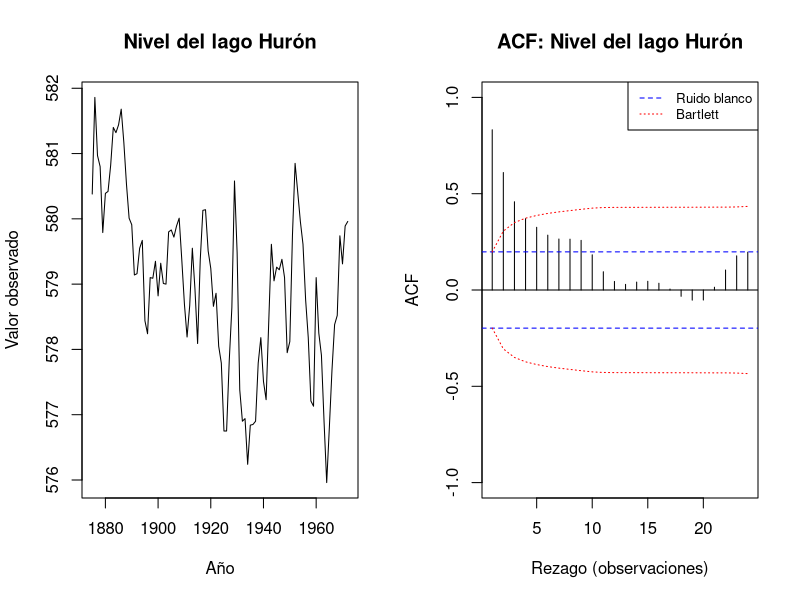
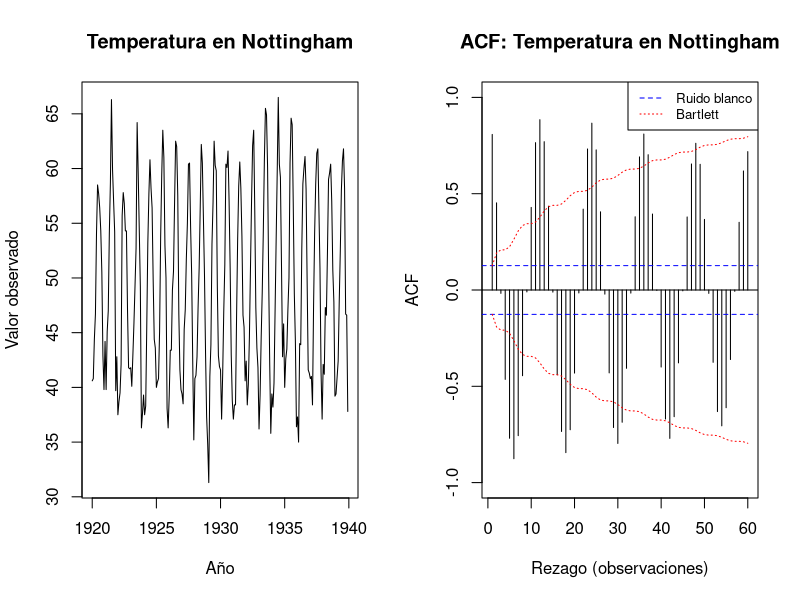
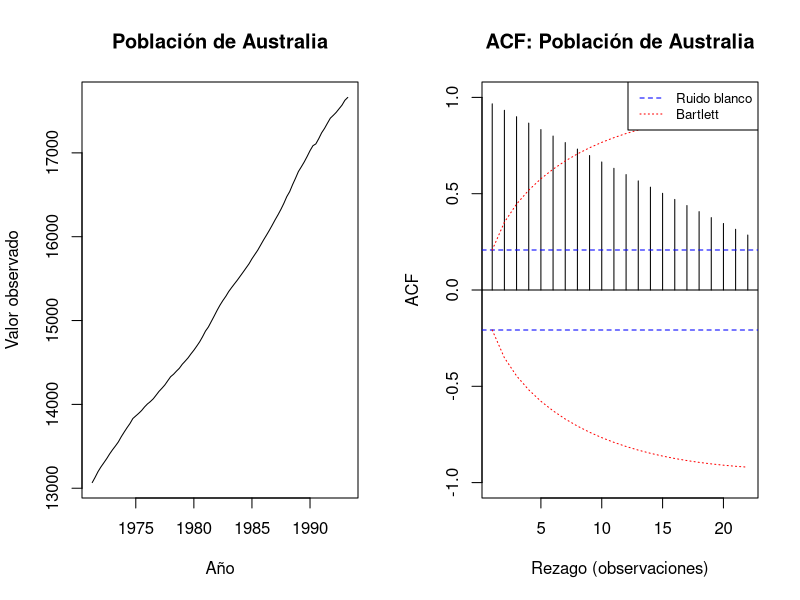
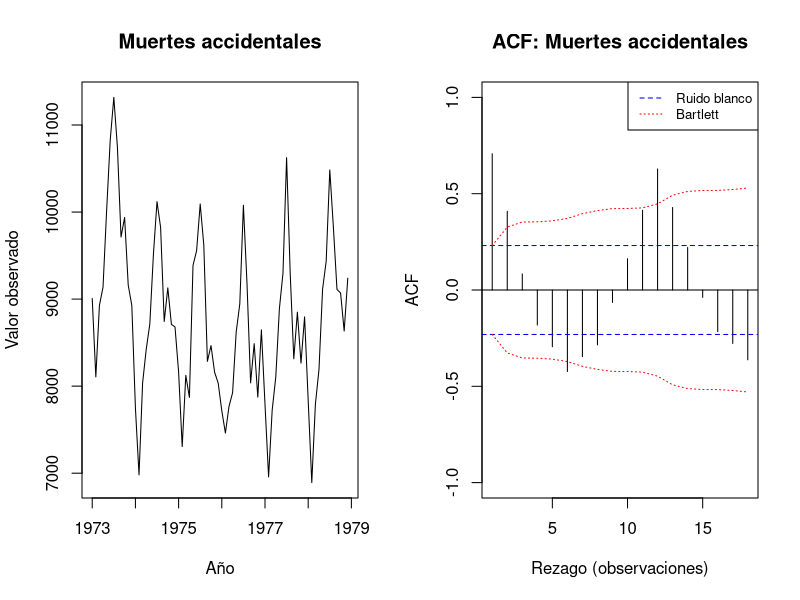
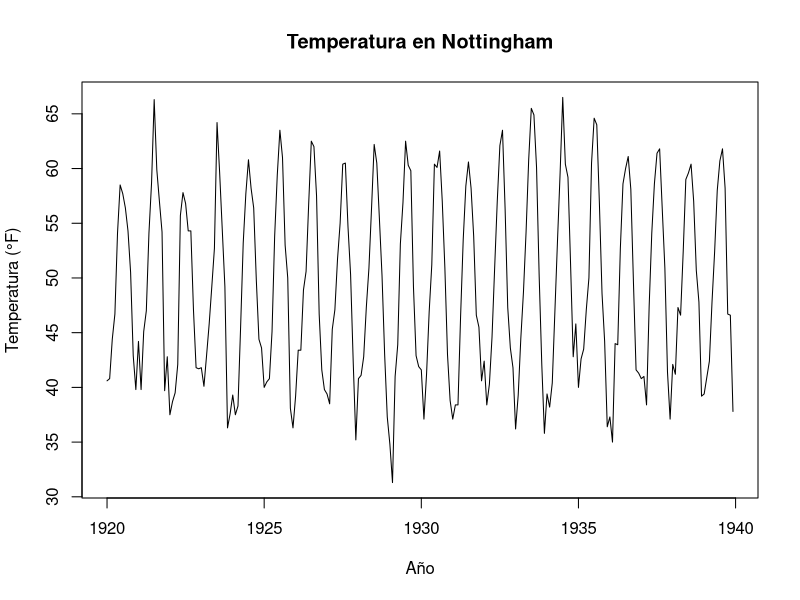
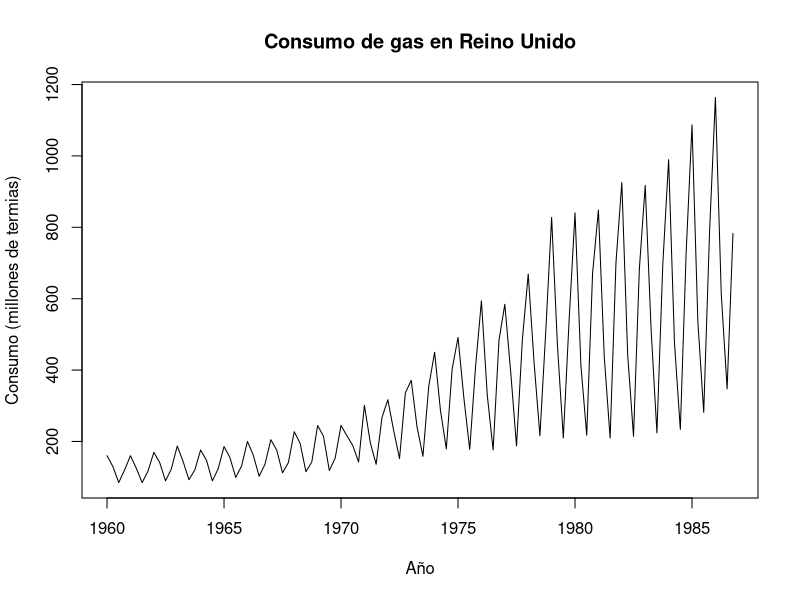
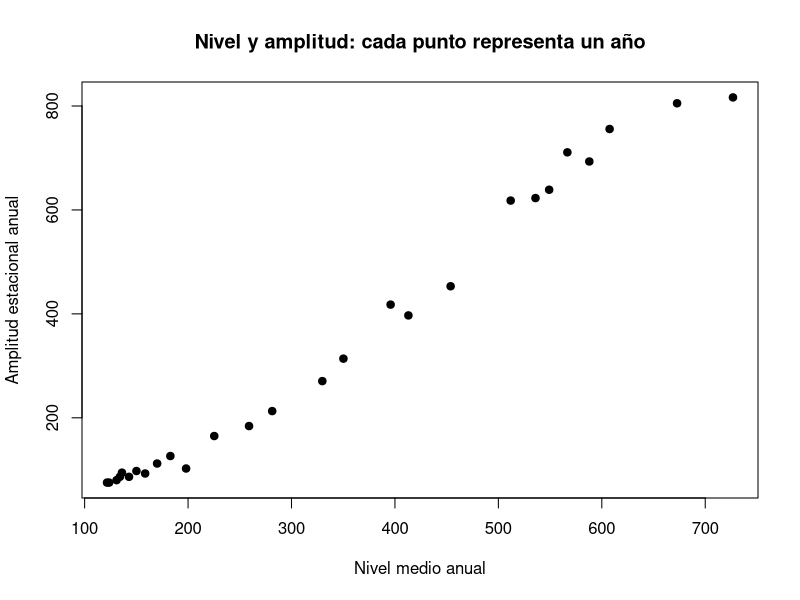
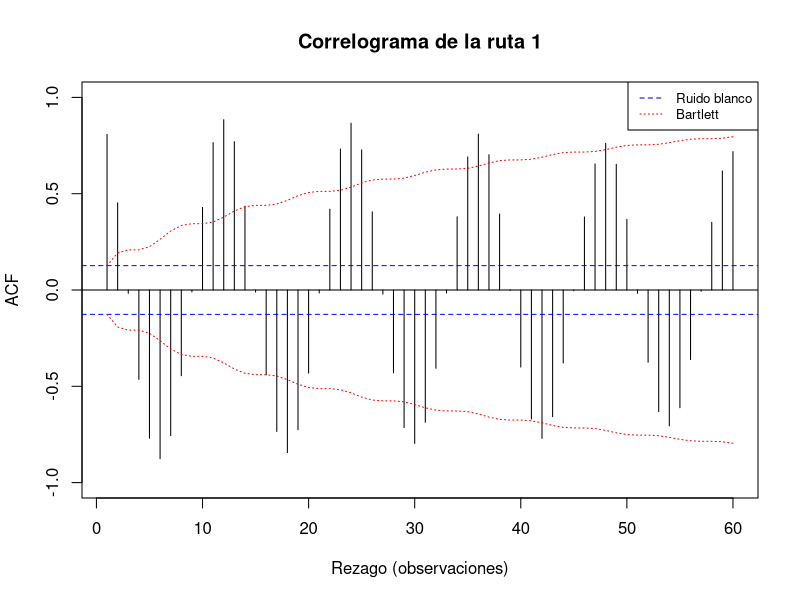

Generate these figures, in order, with R:
## ---- chunk 1
# knitr controla la presentación de los bloques y sus resultados.
# echo = TRUE conserva el código para poder leerlo junto con sus comentarios.
# Los avisos se mantienen visibles para detectar dificultades durante el ajuste.
knitr::opts_chunk$set(echo = TRUE, warning = TRUE, message = FALSE, results = "asis",
                      fig.width = 9, fig.height = 5)
options(digits = 6)
## ---- chunk 2
# Esta primera función se crea para presentar todas las tablas del informe de la
# misma manera. El objeto tabla es el parámetro de entrada: cuando se llame a la
# función, recibirá como argumento un data.frame con los resultados que se desean
# mostrar. La función no modifica los cálculos; solamente organiza su presentación.
mostrar_tabla <- function(tabla) {
  # cat imprime texto directamente en el documento. Los dos saltos de línea,
  # representados por "\n\n", separan la tabla del contenido anterior para que
  # Markdown pueda reconocerla y dibujarla correctamente en el archivo HTML.
  cat("\n\n")

  # knitr::kable convierte el data.frame recibido en una tabla compatible con
  # Markdown. En esta llamada, tabla es el argumento que contiene los datos;
  # digits = 4 pide mostrar cuatro cifras decimales y row.names = FALSE evita
  # agregar una columna innecesaria con los números de las filas.
  # print envía al documento la tabla que kable acaba de construir.
  print(knitr::kable(tabla, digits = 4, row.names = FALSE))

  # Se dejan otros dos saltos de línea para separar la tabla del texto siguiente.
  cat("\n\n")
}

# Esta función construye el correlograma con las dos bandas de confianza pedidas.
# Tiene tres parámetros: serie recibe las observaciones; m fija el mayor rezago
# que se dibujará; y titulo recibe el texto que aparecerá encima del gráfico.
graficar_acf <- function(serie, m, titulo) {
  # as.numeric elimina atributos de calendario y deja únicamente los valores.
  # El vector resultante se guarda en valores porque la ACF necesita operar con
  # las observaciones numéricas, no con las etiquetas temporales de la serie.
  valores <- as.numeric(serie)

  # length cuenta las observaciones disponibles. El tamaño n se reutiliza en las
  # fórmulas de las bandas: cuanto mayor sea n, más estrechos serán sus límites.
  n <- length(valores)

  # stats::acf calcula las autocorrelaciones desde el rezago cero hasta m.
  # lag.max = m establece el último rezago; plot = FALSE evita que acf produzca
  # su gráfico automático, porque aquí se construirá uno con ambas bandas.
  # $acf extrae las correlaciones del resultado, as.numeric las vuelve un vector
  # sencillo y [-1] retira el rezago cero, cuya autocorrelación siempre es uno.
  r <- as.numeric(stats::acf(valores, lag.max = m, plot = FALSE)$acf)[-1]

  # seq_along crea los números 1, 2, ..., m. Estos valores serán las posiciones
  # horizontales de las autocorrelaciones almacenadas en r.
  rezagos <- seq_along(r)

  # qnorm(0.975) devuelve aproximadamente 1.96, el valor crítico normal usado
  # para una confianza del 95 %. Al dividirlo entre sqrt(n) se obtiene la banda
  # constante asociada con la aproximación de ruido blanco.
  blanca <- stats::qnorm(0.975) / sqrt(n)

  # cumsum(r^2) acumula los cuadrados de las autocorrelaciones. Se antepone un
  # cero porque, para calcular la banda de Bartlett del rezago k, solo se usan
  # r_1, ..., r_(k-1), es decir, no se incluye la correlación del propio rezago.
  previas <- c(0, cumsum(r^2))[seq_along(r)]

  # La fórmula de Bartlett produce un límite diferente en cada rezago. El objeto
  # bartlett es, por tanto, un vector con tantos límites como elementos tiene r.
  bartlett <- stats::qnorm(0.975) * sqrt((1 + 2 * previas) / n)

  # plot dibuja cada autocorrelación como una barra vertical porque type = "h".
  # ylim reúne los límites necesarios para que las barras y las dos bandas sean
  # visibles. main, xlab y ylab definen el título y los nombres de los ejes.
  plot(rezagos, r, type = "h",
       ylim = range(-1, 1, -bartlett, bartlett),
       main = titulo, xlab = "Rezago (observaciones)", ylab = "ACF")

  # abline añade primero la referencia horizontal de autocorrelación igual a cero.
  abline(h = 0)

  # Esta segunda llamada añade los límites positivo y negativo de ruido blanco.
  # col = "blue" los pinta de azul y lty = 2 utiliza líneas discontinuas.
  abline(h = c(-blanca, blanca), col = "blue", lty = 2)

  # lines incorpora los límites superior e inferior de Bartlett. Se dibujan por
  # separado porque cambian con el rezago; lty = 3 los diferencia visualmente.
  lines(rezagos, bartlett, col = "red", lty = 3)
  lines(rezagos, -bartlett, col = "red", lty = 3)

  # legend identifica las dos clases de bandas. "topright" fija la posición;
  # col y lty reproducen sus colores y trazos; cex = 0.8 reduce el texto al 80 %.
  legend("topright", c("Ruido blanco", "Bartlett"),
         col = c("blue", "red"), lty = c(2, 3), cex = 0.8)
}

# Esta función aplica Ljung-Box y devuelve sus resultados en una sola fila.
# valores recibe la serie que se evaluará; m indica el número máximo de rezagos;
# y p representa cuántos parámetros estimados deben descontarse de los grados de
# libertad. p = 0 es el valor predeterminado si no se entrega otro argumento.
resultado_ljung <- function(valores, m, p = 0) {
  # Box.test realiza la prueba. x recibe la serie como vector numérico; lag = m
  # define hasta qué rezago se examina la autocorrelación conjunta; type selecciona
  # el estadístico de Ljung-Box; y fitdf = p descuenta los parámetros estimados.
  # El objeto prueba conserva el estadístico Q, sus grados de libertad y el valor p.
  prueba <- stats::Box.test(
    x = as.numeric(valores), lag = m, type = "Ljung-Box", fitdf = p
  )

  # data.frame organiza el resultado para unirlo después con otras series.
  # unname elimina nombres internos que no se necesitan en las celdas. format.pval
  # presenta el valor p con cuatro cifras y eps evita imprimir un cero exacto cuando
  # el resultado es extremadamente pequeño.
  data.frame(n = length(valores), m = m, parametros_descontados = p,
             gl = unname(prueba$parameter), Q = unname(prueba$statistic),
             valor_p = format.pval(prueba$p.value, digits = 4, eps = 1e-12))
}

# Esta función reúne los métodos candidatos y devuelve sus pronósticos.
# entrenamiento contiene únicamente los datos conocidos en un origen; s indica
# cuántas observaciones forman un ciclo estacional; metodo es el nombre del modelo
# que se debe aplicar; y h es el horizonte, cuyo valor predeterminado es un periodo.
pronosticar_metodo <- function(entrenamiento, s, metodo, h = 1) {
  # n cuenta el tamaño de la muestra de entrenamiento. seq_len(h) produce las
  # posiciones 1, ..., h; al sumarlas a n se obtienen los índices futuros.
  n <- length(entrenamiento)
  futuro <- n + seq_len(h)

  # Si se solicita el método ingenuo estacional, tail extrae el ciclo más reciente.
  # rep lo repite hasta completar h pronósticos y return termina aquí la función.
  if (metodo == "Ingenuo estacional") {
    return(rep(tail(entrenamiento, s), length.out = h))
  }

  # %in% comprueba si el nombre pertenece a una de las dos variantes de
  # Holt-Winters. El if interno traduce ese nombre al argumento que exige la función.
  if (metodo %in% c("HW aditivo", "HW multiplicativo")) {
    tipo <- if (metodo == "HW aditivo") "additive" else "multiplicative"

    # ts convierte el vector en serie temporal y frequency = s registra su periodo.
    # HoltWinters estima nivel, tendencia y estacionalidad usando exclusivamente el
    # entrenamiento; seasonal = tipo elige la forma aditiva o multiplicativa.
    ajuste <- stats::HoltWinters(
      x = stats::ts(entrenamiento, frequency = s), seasonal = tipo
    )

    # predict obtiene h valores futuros mediante n.ahead = h. as.numeric elimina
    # atributos adicionales y return entrega únicamente el vector de pronósticos.
    return(as.numeric(stats::predict(ajuste, n.ahead = h)))
  }

  # Para las regresiones se crea una tabla con tres columnas: y almacena la
  # respuesta observada, t representa el tiempo y q identifica la estación.
  # factor transforma q en una variable categórica y levels = seq_len(s) conserva
  # exactamente las mismas s estaciones en entrenamiento y pronóstico.
  datos <- data.frame(
    y = entrenamiento, t = seq_len(n),
    q = factor((seq_len(n) - 1) %% s + 1, levels = seq_len(s))
  )

  # nuevos contiene las posiciones que se desean pronosticar. No incluye y porque
  # esos valores todavía son desconocidos; sí conserva t y la estación q.
  nuevos <- data.frame(
    t = futuro, q = factor((futuro - 1) %% s + 1, levels = seq_len(s))
  )

  # lm ajusta la regresión indicada por la fórmula. q - 1 estima una media propia
  # para cada estación sin añadir un intercepto general.
  if (metodo == "Medias estacionales") {
    ajuste <- stats::lm(y ~ q - 1, data = datos)

  # y ~ t + q combina una tendencia lineal temporal con efectos estacionales.
  } else if (metodo == "Tendencia y ficticias") {
    ajuste <- stats::lm(y ~ t + q, data = datos)

  # log(y) cambia la respuesta a escala logarítmica. Esta forma permite que los
  # cambios estacionales se interpreten de manera proporcional al nivel.
  } else if (metodo == "Log tendencia y ficticias") {
    ajuste <- stats::lm(log(y) ~ t + q, data = datos)

    # residuals extrae los errores del ajuste en escala logarítmica. exp los lleva
    # a escala multiplicativa y mean calcula el factor que corrige el sesgo causado
    # al regresar con exp a la escala original. Solo se usan datos de entrenamiento.
    factor_retransformacion <- mean(exp(stats::residuals(ajuste)))

    # predict calcula los valores logarítmicos para nuevos; exp devuelve la escala
    # original y la multiplicación aplica la corrección. return entrega el resultado.
    return(as.numeric(exp(stats::predict(ajuste, newdata = nuevos))) *
             factor_retransformacion)
  } else {
    # stop detiene la ejecución con un mensaje si metodo no coincide con ningún
    # nombre permitido. Así se evita producir silenciosamente un resultado incorrecto.
    stop("Nombre de método no reconocido.")
  }

  # Para los dos modelos lineales sin logaritmo, predict usa el ajuste y las filas
  # de nuevos. as.numeric entrega los pronósticos como un vector sencillo.
  as.numeric(stats::predict(ajuste, newdata = nuevos))
}

# Esta función ejecuta la evaluación de origen móvil para una ruta completa.
# y es la serie numérica; s es su periodo; origenes contiene las últimas posiciones
# conocidas en cada evaluación; y metodos enumera los candidatos que se compararán.
evaluar_ruta <- function(y, s, origenes, metodos) {
  # matrix crea el espacio donde se guardarán los pronósticos. NA_real_ reserva
  # celdas numéricas aún vacías; cada fila corresponde a un origen y cada columna
  # a un método. dimnames asigna como etiquetas los orígenes y los nombres dados.
  pronosticos <- matrix(NA_real_, nrow = length(origenes),
                       ncol = length(metodos),
                       dimnames = list(origenes, metodos))

  # El primer ciclo recorre los orígenes. seq_along devuelve posiciones válidas
  # incluso si cambia la cantidad de orígenes; o guarda el origen actual.
  for (i in seq_along(origenes)) {
    o <- origenes[i]

    # seq_len(o) selecciona desde la primera observación hasta el origen actual.
    # Así la ventana crece, pero nunca utiliza información posterior al origen.
    entrenamiento <- y[seq_len(o)]

    # El segundo ciclo recorre todos los métodos bajo exactamente el mismo origen.
    # Cada modelo se vuelve a estimar y produce un pronóstico de horizonte uno.
    for (j in seq_along(metodos)) {
      pronosticos[i, j] <- pronosticar_metodo(
        entrenamiento, s, metodos[j], h = 1
      )
    }
  }

  # Cada origen o pronostica la observación o + 1. Por eso este vector contiene
  # los valores reales que se compararán fila por fila con la matriz de pronósticos.
  observados <- y[origenes + 1]

  # stopifnot verifica dos condiciones necesarias: todos los pronósticos deben ser
  # finitos y ningún observado puede ser cero, pues el MAPE divide entre ese valor.
  stopifnot(all(is.finite(pronosticos)), all(observados != 0))

  # Los errores siguen la convención declarada: observado menos pronosticado.
  # R resta observados a cada columna de la matriz y conserva su organización.
  errores <- observados - pronosticos

  # Se inicia una tabla vacía que recibirá una fila de medidas por cada método.
  medidas <- data.frame()

  # El ciclo calcula todas las medidas sobre los mismos orígenes para garantizar
  # una comparación justa entre los candidatos.
  for (j in seq_along(metodos)) {
    # e extrae la columna de errores perteneciente al método actual.
    e <- errores[, j]

    # rbind agrega una fila: RMSE penaliza más los errores grandes; MAD promedia
    # sus valores absolutos; y MAPE expresa el error absoluto en porcentaje del
    # observado. length(origenes) registra cuántos pronósticos fueron evaluados.
    medidas <- rbind(medidas, data.frame(
      Metodo = metodos[j], Origenes = length(origenes),
      RMSE = sqrt(mean(e^2)), MAD = mean(abs(e)),
      MAPE_porcentaje = 100 * mean(abs(e / observados))
    ))
  }

  # order devuelve el orden ascendente del RMSE. La primera fila corresponderá al
  # método con menor error; luego se eliminan los nombres automáticos de las filas.
  medidas <- medidas[order(medidas$RMSE), ]
  rownames(medidas) <- NULL

  # list reúne todos los productos para reutilizarlos más adelante. ganador guarda
  # el nombre ubicado en la primera fila de la tabla ya ordenada por RMSE.
  list(tabla = medidas, errores = errores, pronosticos = pronosticos,
       observados = observados, ganador = medidas$Metodo[1])
}
## ---- chunk 3
# Se conservan los objetos ts originales para mostrar años en los gráficos.
# as.numeric se usa solo cuando interesa la posición de cada observación.
series_A <- list(
  "Nivel del lago Hurón" = LakeHuron,
  "Temperatura en Nottingham" = nottem,
  "Población de Australia" = austres,
  "Muertes accidentales" = USAccDeaths
)
## ---- chunk 4
tabla_A <- data.frame()
for (nombre in names(series_A)) {
  serie <- series_A[[nombre]]
  n <- length(serie)
  s <- frequency(serie)
  # mfrow organiza la serie a la izquierda y su ACF a la derecha.
  par(mfrow = c(1, 2))
  plot(serie, main = nombre, xlab = "Año", ylab = "Valor observado")
  graficar_acf(serie, floor(n / 4), paste("ACF:", nombre))
  r <- as.numeric(stats::acf(as.numeric(serie),
                             lag.max = 2 * s, plot = FALSE)$acf)
  tabla_A <- rbind(tabla_A, data.frame(
    Serie = nombre, T = n, s = s, r1 = r[2], rs = r[s + 1],
    r2s = r[2 * s + 1]
  ))
}
par(mfrow = c(1, 1))
mostrar_tabla(tabla_A)
## ---- chunk 5
tabla_A_ljung <- data.frame()
for (nombre in names(series_A)) {
  tabla_A_ljung <- rbind(tabla_A_ljung, cbind(
    Serie = nombre, resultado_ljung(series_A[[nombre]], m = 24)
  ))
}
mostrar_tabla(tabla_A_ljung)
## ---- chunk 6
# Cada entrada contiene la serie, su frecuencia, sus orígenes y candidatos.
# Los orígenes son índices de la última observación conocida.
# 200:239 proporciona 40 pronósticos de Nottingham; 80:107, 28 de UKgas.
# La segunda selección permite también consultar el tramo citado en C.4.
rutas <- list(
  ruta1 = list(
    serie = nottem, s = 12, origenes = 200:239,
    metodos = c("Ingenuo estacional", "Medias estacionales",
                "Tendencia y ficticias", "HW aditivo")
  ),
  ruta2 = list(
    serie = UKgas, s = 4, origenes = 80:107,
    metodos = c("Ingenuo estacional", "Tendencia y ficticias",
                "Log tendencia y ficticias", "HW aditivo", "HW multiplicativo")
  )
)
evaluaciones <- list()
## ---- chunk 7
# Se seleccionan los datos de esta ruta y se conserva su calendario.
ruta <- rutas$ruta1
serie <- ruta$serie
y <- as.numeric(serie)
s <- ruta$s
plot(serie, main = "Temperatura en Nottingham",
     xlab = "Año", ylab = "Temperatura (°F)")
## ---- chunk 8
# Se seleccionan los datos de esta ruta y se conserva su calendario.
ruta <- rutas$ruta2
serie <- ruta$serie
y <- as.numeric(serie)
s <- ruta$s
plot(serie, main = "Consumo de gas en Reino Unido",
     xlab = "Año", ylab = "Consumo (millones de termias)")
## ---- chunk 9
# Cada fila de la matriz guarda los cuatro trimestres de un año.
# rowMeans obtiene el nivel medio; apply con MARGIN = 1 recorre las filas.
datos_anuales <- matrix(y, ncol = s, byrow = TRUE)
resumen_anual <- data.frame(
  Anio = unique(floor(as.numeric(time(serie)))),
  Nivel = rowMeans(datos_anuales),
  Amplitud = apply(datos_anuales, MARGIN = 1,
                  FUN = function(valores) max(valores) - min(valores))
)
mostrar_tabla(resumen_anual)
plot(resumen_anual$Nivel, resumen_anual$Amplitud, pch = 19,
     xlab = "Nivel medio anual", ylab = "Amplitud estacional anual",
     main = "Nivel y amplitud: cada punto representa un año")
mostrar_tabla(data.frame(Correlacion = cor(resumen_anual$Nivel,
                                          resumen_anual$Amplitud)))
## ---- chunk 10
# Se recuperan los datos de la ruta 1 para avanzar en paralelo por pasos.
ruta <- rutas$ruta1
serie <- ruta$serie
y <- as.numeric(serie)
s <- ruta$s

graficar_acf(y, floor(length(y) / 4), "Correlograma de la ruta 1")
# Se solicitan cuatro múltiplos del período estacional.
# Se suma 1 para saltar la posición del rezago cero.
rezagos <- s * 1:4
r <- as.numeric(stats::acf(y, lag.max = 4 * s, plot = FALSE)$acf)
mostrar_tabla(data.frame(Rezago = rezagos, ACF = r[rezagos + 1]))
mostrar_tabla(resultado_ljung(y, m = 4 * s))
## ---- chunk 11
# Se recuperan los datos de la ruta 2 para avanzar en paralelo por pasos.
ruta <- rutas$ruta2
serie <- ruta$serie
y <- as.numeric(serie)
s <- ruta$s

graficar_acf(y, floor(length(y) / 4), "Correlograma de la ruta 2")
# Se solicitan cuatro múltiplos del período estacional.
# Se suma 1 para saltar la posición del rezago cero.
rezagos <- s * 1:4
r <- as.numeric(stats::acf(y, lag.max = 4 * s, plot = FALSE)$acf)
mostrar_tabla(data.frame(Rezago = rezagos, ACF = r[rezagos + 1]))
mostrar_tabla(resultado_ljung(y, m = 4 * s))
## ---- chunk 12
# Se recuperan los datos de la ruta 1 para avanzar en paralelo por pasos.
ruta <- rutas$ruta1
serie <- ruta$serie
y <- as.numeric(serie)
s <- ruta$s

# El origen o usa los primeros o datos y evalúa exclusivamente el dato o+1.
origenes <- ruta$origenes
mostrar_tabla(data.frame(
  Primer_origen = min(origenes), Ultimo_origen = max(origenes),
  Numero_origenes = length(origenes), Horizonte = 1,
  Primer_dato_evaluado = min(origenes) + 1,
  Ultimo_dato_evaluado = max(origenes) + 1
))
## ---- chunk 13
# Se recuperan los datos de la ruta 2 para avanzar en paralelo por pasos.
ruta <- rutas$ruta2
serie <- ruta$serie
y <- as.numeric(serie)
s <- ruta$s

# El origen o usa los primeros o datos y evalúa exclusivamente el dato o+1.
origenes <- ruta$origenes
mostrar_tabla(data.frame(
  Primer_origen = min(origenes), Ultimo_origen = max(origenes),
  Numero_origenes = length(origenes), Horizonte = 1,
  Primer_dato_evaluado = min(origenes) + 1,
  Ultimo_dato_evaluado = max(origenes) + 1
))
## ---- chunk 14
# Se recuperan los datos de la ruta 1 para avanzar en paralelo por pasos.
ruta <- rutas$ruta1
serie <- ruta$serie
y <- as.numeric(serie)
s <- ruta$s
origenes <- ruta$origenes

# evaluar_ruta reestima todos los candidatos en cada origen.
# Los resultados quedan guardados para comparar, validar y pronosticar.
evaluaciones$ruta1 <- evaluar_ruta(y, s, origenes, ruta$metodos)
evaluacion <- evaluaciones$ruta1
mostrar_tabla(data.frame(Metodo = ruta$metodos))
## ---- chunk 15
# Se recuperan los datos de la ruta 2 para avanzar en paralelo por pasos.
ruta <- rutas$ruta2
serie <- ruta$serie
y <- as.numeric(serie)
s <- ruta$s
origenes <- ruta$origenes

# evaluar_ruta reestima todos los candidatos en cada origen.
# Los resultados quedan guardados para comparar, validar y pronosticar.
evaluaciones$ruta2 <- evaluar_ruta(y, s, origenes, ruta$metodos)
evaluacion <- evaluaciones$ruta2
mostrar_tabla(data.frame(Metodo = ruta$metodos))
## ---- chunk 16
# Se recuperan los datos de la ruta 1 para avanzar en paralelo por pasos.
ruta <- rutas$ruta1
serie <- ruta$serie
y <- as.numeric(serie)
s <- ruta$s
evaluacion <- evaluaciones$ruta1

mostrar_tabla(evaluacion$tabla)
# Se conservan métricas numéricas para calcular la diferencia con el referente.
# Una reducción positiva significa un error menor respecto al ingenuo estacional.
tabla <- evaluacion$tabla
referente <- tabla[tabla$Metodo == "Ingenuo estacional", ]
comparacion <- data.frame(
  Metrica = c("RMSE", "MAD", "MAPE_porcentaje"),
  Ganador = as.numeric(tabla[1, c("RMSE", "MAD", "MAPE_porcentaje")]),
  Ingenuo = as.numeric(referente[1, c("RMSE", "MAD", "MAPE_porcentaje")])
)
comparacion$Reduccion <- comparacion$Ingenuo - comparacion$Ganador
comparacion$Reduccion_porcentaje <- 100 * comparacion$Reduccion / comparacion$Ingenuo
mostrar_tabla(comparacion)
## ---- chunk 17
# Se recuperan los datos de la ruta 2 para avanzar en paralelo por pasos.
ruta <- rutas$ruta2
serie <- ruta$serie
y <- as.numeric(serie)
s <- ruta$s
evaluacion <- evaluaciones$ruta2

mostrar_tabla(evaluacion$tabla)
# Se conservan métricas numéricas para calcular la diferencia con el referente.
# Una reducción positiva significa un error menor respecto al ingenuo estacional.
tabla <- evaluacion$tabla
referente <- tabla[tabla$Metodo == "Ingenuo estacional", ]
comparacion <- data.frame(
  Metrica = c("RMSE", "MAD", "MAPE_porcentaje"),
  Ganador = as.numeric(tabla[1, c("RMSE", "MAD", "MAPE_porcentaje")]),
  Ingenuo = as.numeric(referente[1, c("RMSE", "MAD", "MAPE_porcentaje")])
)
comparacion$Reduccion <- comparacion$Ingenuo - comparacion$Ganador
comparacion$Reduccion_porcentaje <- 100 * comparacion$Reduccion / comparacion$Ingenuo
mostrar_tabla(comparacion)
## ---- chunk 18
# Se recuperan los datos de la ruta 1 para avanzar en paralelo por pasos.
ruta <- rutas$ruta1
serie <- ruta$serie
y <- as.numeric(serie)
s <- ruta$s
evaluacion <- evaluaciones$ruta1

# La columna elegida contiene errores fuera de muestra, uno por origen.
errores_ganador <- evaluacion$errores[, evaluacion$ganador]
m_error <- floor(length(errores_ganador) / 4)
graficar_acf(errores_ganador, m_error, "ACF de errores de origen móvil")
mostrar_tabla(resultado_ljung(errores_ganador, m = m_error, p = 0))
mostrar_tabla(data.frame(
  Metodo = evaluacion$ganador, N = length(errores_ganador),
  Error_medio = mean(errores_ganador),
  RMSE = sqrt(mean(errores_ganador^2)),
  Cociente_error_medio_RMSE = mean(errores_ganador) /
    sqrt(mean(errores_ganador^2))
))
# Jarque–Bera usa asimetría y curtosis calculadas con momentos de orden 2, 3 y 4.
# lower.tail = FALSE devuelve la cola superior de la chi-cuadrado con 2 gl.
if (length(errores_ganador) >= 40) {
  centrados <- errores_ganador - mean(errores_ganador)
  m2 <- mean(centrados^2)
  asimetria <- mean(centrados^3) / m2^(3 / 2)
  curtosis <- mean(centrados^4) / m2^2
  JB <- length(centrados) / 6 * (asimetria^2 + (curtosis - 3)^2 / 4)
  mostrar_tabla(data.frame(
    N = length(centrados), JB = JB, gl = 2,
    valor_p = stats::pchisq(JB, df = 2, lower.tail = FALSE)
  ))
} else {
  mostrar_tabla(data.frame(
    N = length(errores_ganador),
    Jarque_Bera = "No calculada: menos de 40 errores; criterio operativo."
  ))
}
# El gráfico Q-Q permite examinar visualmente la forma de los errores.
stats::qqnorm(errores_ganador, main = "Q-Q de errores de origen móvil")
stats::qqline(errores_ganador, col = "red")
## ---- chunk 19
# Se ajustan doce medias estacionales sobre toda la serie para la comparación
# adicional solicitada. Aquí sí se trata de residuos dentro de muestra.
datos_completos <- data.frame(y = y, q = factor(cycle(serie)))
ajuste_medias <- stats::lm(y ~ q - 1, data = datos_completos)
residuos_medias <- stats::residuals(ajuste_medias)
mostrar_tabla(resultado_ljung(residuos_medias, m = 24, p = 12))
graficar_acf(residuos_medias, 24, "Residuos: medias estacionales")
## ---- chunk 20
# Se recuperan los datos de la ruta 2 para avanzar en paralelo por pasos.
ruta <- rutas$ruta2
serie <- ruta$serie
y <- as.numeric(serie)
s <- ruta$s
evaluacion <- evaluaciones$ruta2

# La columna elegida contiene errores fuera de muestra, uno por origen.
errores_ganador <- evaluacion$errores[, evaluacion$ganador]
m_error <- floor(length(errores_ganador) / 4)
graficar_acf(errores_ganador, m_error, "ACF de errores de origen móvil")
mostrar_tabla(resultado_ljung(errores_ganador, m = m_error, p = 0))
mostrar_tabla(data.frame(
  Metodo = evaluacion$ganador, N = length(errores_ganador),
  Error_medio = mean(errores_ganador),
  RMSE = sqrt(mean(errores_ganador^2)),
  Cociente_error_medio_RMSE = mean(errores_ganador) /
    sqrt(mean(errores_ganador^2))
))
# Jarque–Bera usa asimetría y curtosis calculadas con momentos de orden 2, 3 y 4.
# lower.tail = FALSE devuelve la cola superior de la chi-cuadrado con 2 gl.
if (length(errores_ganador) >= 40) {
  centrados <- errores_ganador - mean(errores_ganador)
  m2 <- mean(centrados^2)
  asimetria <- mean(centrados^3) / m2^(3 / 2)
  curtosis <- mean(centrados^4) / m2^2
  JB <- length(centrados) / 6 * (asimetria^2 + (curtosis - 3)^2 / 4)
  mostrar_tabla(data.frame(
    N = length(centrados), JB = JB, gl = 2,
    valor_p = stats::pchisq(JB, df = 2, lower.tail = FALSE)
  ))
} else {
  mostrar_tabla(data.frame(
    N = length(errores_ganador),
    Jarque_Bera = "No calculada: menos de 40 errores; criterio operativo."
  ))
}
# El gráfico Q-Q permite examinar visualmente la forma de los errores.
stats::qqnorm(errores_ganador, main = "Q-Q de errores de origen móvil")
stats::qqline(errores_ganador, col = "red")
## ---- chunk 21
# Se recuperan los datos de la ruta 1 para avanzar en paralelo por pasos.
ruta <- rutas$ruta1
serie <- ruta$serie
y <- as.numeric(serie)
s <- ruta$s
evaluacion <- evaluaciones$ruta1
errores_ganador <- evaluacion$errores[, evaluacion$ganador]

# Se reajusta el método seleccionado con toda la serie para proyectar s períodos.
# La banda es heurística: pronóstico +/- 1.96 desviaciones de los errores
# de horizonte uno. Se conserva su ancho para todos los horizontes.
futuros <- pronosticar_metodo(y, s, evaluacion$ganador, h = s)
desviacion_error <- stats::sd(errores_ganador)
limite_inferior <- futuros - stats::qnorm(0.975) * desviacion_error
limite_superior <- futuros + stats::qnorm(0.975) * desviacion_error
tiempo_futuro <- tail(as.numeric(time(serie)), 1) + seq_len(s) / s
pronostico_final <- data.frame(
  Horizonte = seq_len(s), Anio = floor(tiempo_futuro + 1e-8),
  Periodo = round((tiempo_futuro - floor(tiempo_futuro + 1e-8)) * s) + 1,
  Pronostico = futuros, Inferior_heuristico = limite_inferior,
  Superior_heuristico = limite_superior
)
mostrar_tabla(pronostico_final)
# Se muestran los cuatro últimos ciclos y un ciclo futuro.
inicio <- max(1, length(y) - 4 * s + 1)
indices <- inicio:length(y)
plot(as.numeric(time(serie))[indices], y[indices], type = "l",
     xlim = range(as.numeric(time(serie))[indices], tiempo_futuro),
     ylim = range(y[indices], limite_inferior, limite_superior),
     xlab = "Año", ylab = "Valor", main = "Pronóstico y banda heurística")
polygon(c(tiempo_futuro, rev(tiempo_futuro)),
        c(limite_inferior, rev(limite_superior)),
        col = adjustcolor("steelblue", alpha.f = 0.2), border = NA)
lines(tiempo_futuro, futuros, type = "o", col = "blue")
legend("topleft", c("Observado", "Pronóstico", "Banda heurística"),
       col = c("black", "blue", "steelblue"), lty = c(1, 1, 1), cex = 0.8)
## ---- chunk 22
# Se recuperan los datos de la ruta 2 para avanzar en paralelo por pasos.
ruta <- rutas$ruta2
serie <- ruta$serie
y <- as.numeric(serie)
s <- ruta$s
evaluacion <- evaluaciones$ruta2
errores_ganador <- evaluacion$errores[, evaluacion$ganador]

# Se reajusta el método seleccionado con toda la serie para proyectar s períodos.
# La banda es heurística: pronóstico +/- 1.96 desviaciones de los errores
# de horizonte uno. Se conserva su ancho para todos los horizontes.
futuros <- pronosticar_metodo(y, s, evaluacion$ganador, h = s)
desviacion_error <- stats::sd(errores_ganador)
limite_inferior <- futuros - stats::qnorm(0.975) * desviacion_error
limite_superior <- futuros + stats::qnorm(0.975) * desviacion_error
tiempo_futuro <- tail(as.numeric(time(serie)), 1) + seq_len(s) / s
pronostico_final <- data.frame(
  Horizonte = seq_len(s), Anio = floor(tiempo_futuro + 1e-8),
  Periodo = round((tiempo_futuro - floor(tiempo_futuro + 1e-8)) * s) + 1,
  Pronostico = futuros, Inferior_heuristico = limite_inferior,
  Superior_heuristico = limite_superior
)
mostrar_tabla(pronostico_final)
# Se muestran los cuatro últimos ciclos y un ciclo futuro.
inicio <- max(1, length(y) - 4 * s + 1)
indices <- inicio:length(y)
plot(as.numeric(time(serie))[indices], y[indices], type = "l",
     xlim = range(as.numeric(time(serie))[indices], tiempo_futuro),
     ylim = range(y[indices], limite_inferior, limite_superior),
     xlab = "Año", ylab = "Valor", main = "Pronóstico y banda heurística")
polygon(c(tiempo_futuro, rev(tiempo_futuro)),
        c(limite_inferior, rev(limite_superior)),
        col = adjustcolor("steelblue", alpha.f = 0.2), border = NA)
lines(tiempo_futuro, futuros, type = "o", col = "blue")
legend("topleft", c("Observado", "Pronóstico", "Banda heurística"),
       col = c("black", "blue", "steelblue"), lty = c(1, 1, 1), cex = 0.8)
## ---- chunk 23
# Se recuperan los datos de la ruta 1 para avanzar en paralelo por pasos.
ruta <- rutas$ruta1
serie <- ruta$serie
y <- as.numeric(serie)
s <- ruta$s

# Los dos modelos usan los mismos datos; el segundo agrega una tendencia.
# anova con test = "F" compara la reducción de suma de cuadrados residual.
datos_F <- data.frame(y = y, t = seq_along(y), q = factor(cycle(serie)))
modelo_reducido <- stats::lm(y ~ q, data = datos_F)
modelo_completo <- stats::lm(y ~ t + q, data = datos_F)
comparacion_F <- stats::anova(modelo_reducido, modelo_completo, test = "F")
pendiente <- unname(stats::coef(modelo_completo)["t"])
mostrar_tabla(data.frame(
  F = comparacion_F$F[2], valor_p = comparacion_F[["Pr(>F)"]][2],
  Pendiente_F_por_mes = pendiente, Pendiente_F_por_decada = 120 * pendiente
))
## ---- chunk 24
# Esta tabla recupera la evaluación de la ruta 2 sobre los orígenes 80:107.
# No identifica el método anónimo del enunciado; aporta la comparación disponible.
mostrar_tabla(evaluaciones$ruta2$tabla)
## ---- chunk 25
# Se registra la versión de R y de los paquetes para reproducir la ejecución.
sessionInfo()
